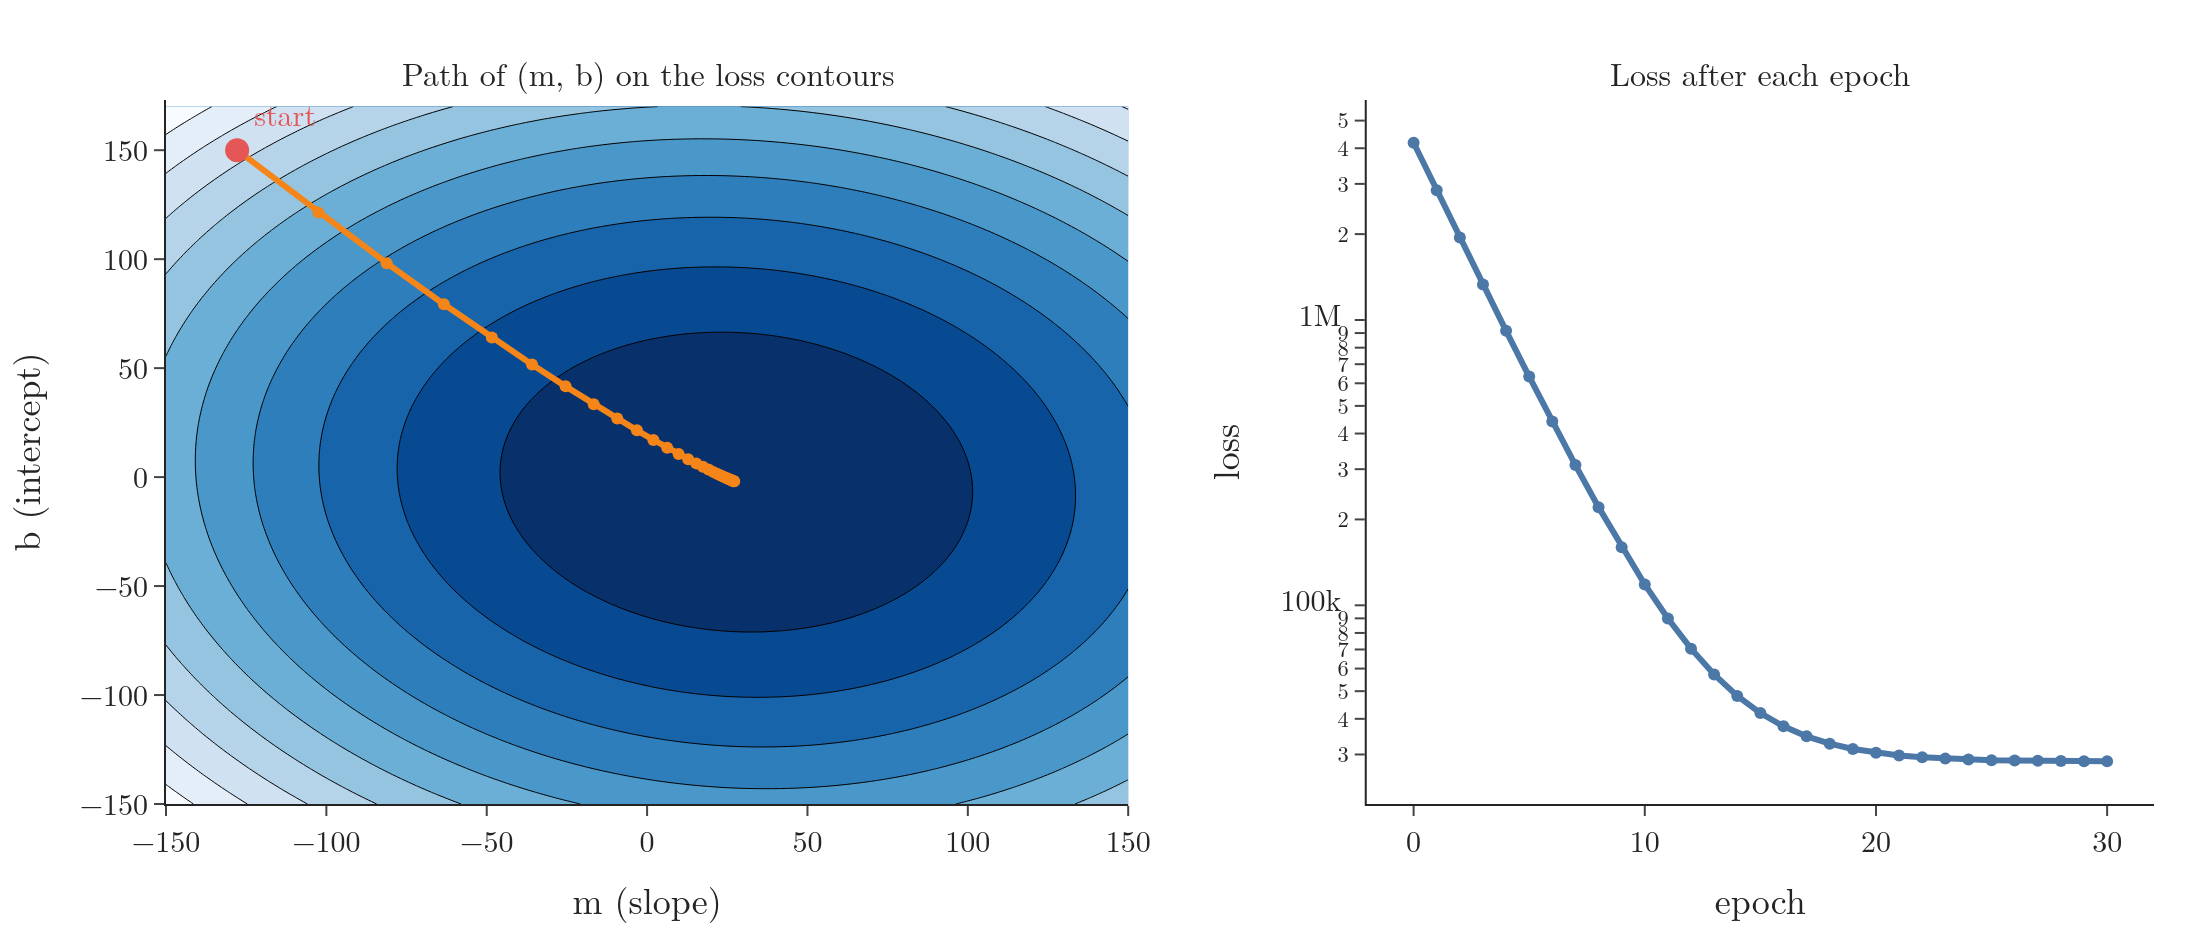

Write the Python code that produced this figure.
"""Gradient descent on m and b together (100-point data): the path on the contour map of the loss, and the loss per
epoch (Plotly). Start m = -127.82, b = 150, learning rate 0.001, 30 epochs, as in the original example."""
from pathlib import Path
import numpy as np
import plotly.graph_objects as go
from plotly.subplots import make_subplots
from common import x100, y100, BLUE, ORANGE, RED, GREEN, GREY, FONT

here = Path(__file__).parent
m, b, lr = -127.82, 150.0, 0.001
ms, bs, cost = [m], [b], [float(np.sum((y100 - m * x100 - b) ** 2))]
g0 = (-2 * np.sum((y100 - m * x100 - b) * x100), -2 * np.sum(y100 - m * x100 - b))
assert (round(g0[0]), round(g0[1])) == (-25362, 28641)          # the gradient at the start, quoted in section 6
for _ in range(30):
    gb = -2 * np.sum(y100 - m * x100 - b)
    gm = -2 * np.sum((y100 - m * x100 - b) * x100)
    b, m = b - lr * gb, m - lr * gm
    ms.append(m); bs.append(b); cost.append(float(np.sum((y100 - m * x100 - b) ** 2)))
print("final m, b", round(m, 2), round(b, 2), "cost", round(cost[0]), "->", round(cost[-1]))
mg, bg = np.linspace(-150, 150, 120), np.linspace(-150, 170, 120)
Z = np.array([[np.sum((y100 - mm * x100 - bb) ** 2) for mm in mg] for bb in bg])
fig = make_subplots(1, 2, column_widths=[0.55, 0.45], horizontal_spacing=0.12,
                    subplot_titles=("Path of (m, b) on the loss contours", "Loss after each epoch"))
fig.add_trace(go.Contour(x=mg, y=bg, z=Z, colorscale="Blues", reversescale=True, showscale=False, ncontours=25,
                         line=dict(width=0.5)), 1, 1)
fig.add_trace(go.Scatter(x=ms, y=bs, mode="lines+markers", line=dict(color=ORANGE, width=3),
                         marker=dict(size=6, color=ORANGE)), 1, 1)
fig.add_trace(go.Scatter(x=[ms[0]], y=[bs[0]], mode="markers+text", text=["start"], textposition="top right",
                         marker=dict(size=12, color=RED), textfont=dict(color=RED, size=15)), 1, 1)
fig.add_trace(go.Scatter(x=list(range(31)), y=cost, mode="lines+markers", line=dict(color=BLUE, width=3)), 1, 2)
fig.update_xaxes(title="m (slope)", row=1, col=1); fig.update_yaxes(title="b (intercept)", row=1, col=1)
fig.update_xaxes(title="epoch", row=1, col=2); fig.update_yaxes(title="loss", type="log", row=1, col=2)
fig.update_layout(template="simple_white", width=1100, height=470, showlegend=False, font=FONT,
                  margin=dict(l=70, r=20, t=50, b=60))
fig.update_annotations(font_size=16)
fig.write_image(here / "contour_path.png", scale=2)
fig.write_image(here / "contour_path.pdf")
